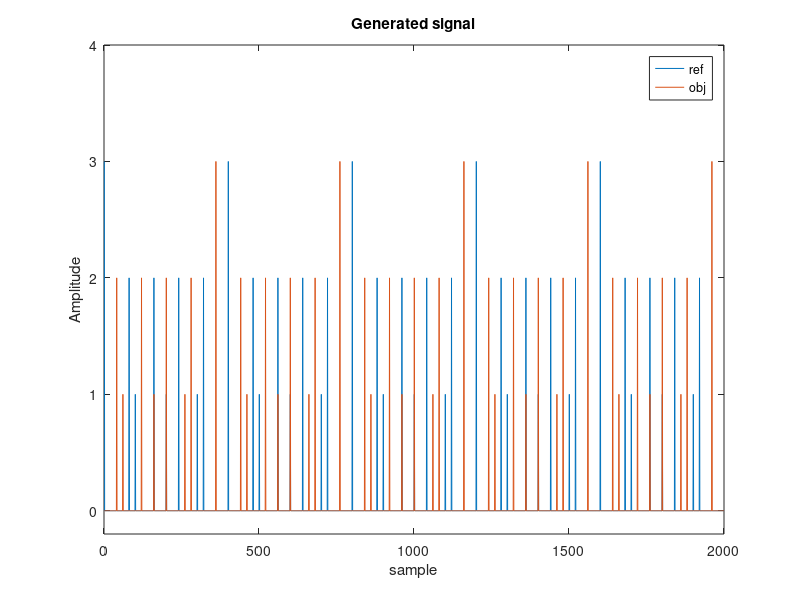
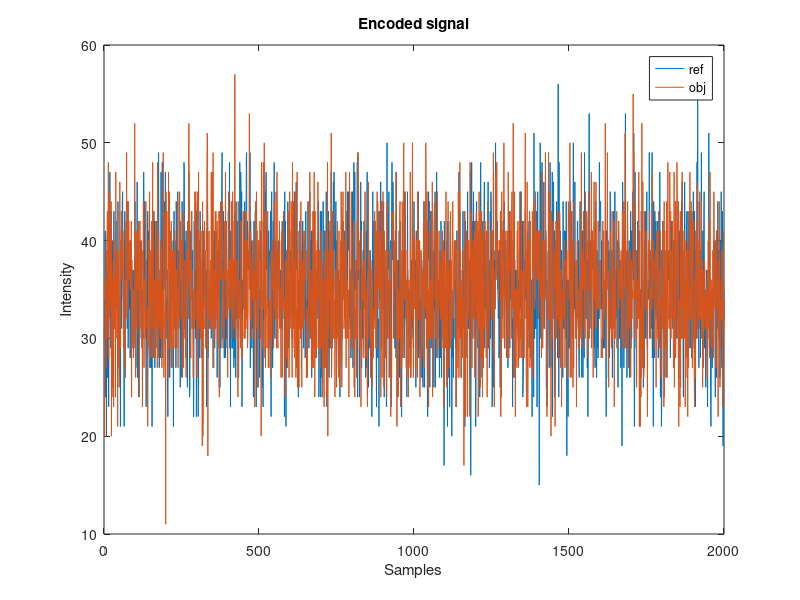
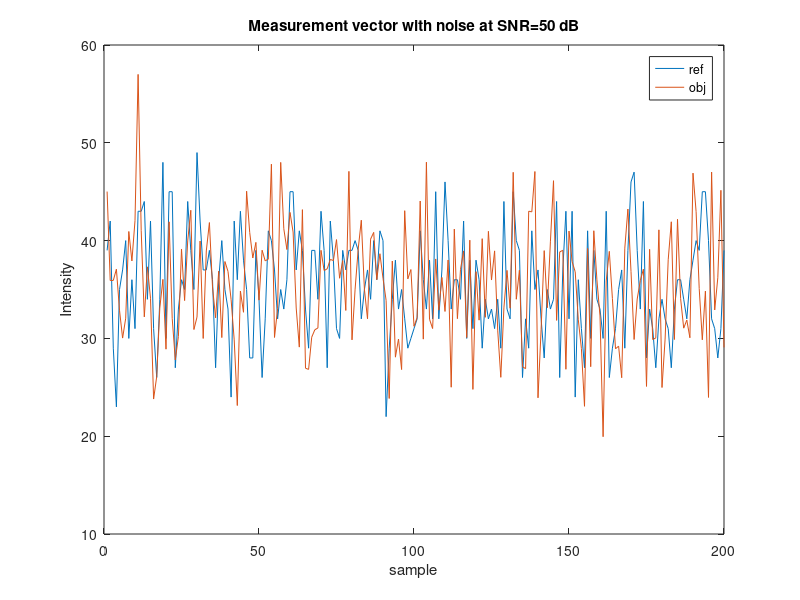

The MATLAB script that drew these images, in order: (Note: this script raises an error after producing the figures.)
clear all;
close all;
% clc;

%% Create signal 
%Frequency components
f=1000; %kHz = 1Mhz frequency of light wave
f1=1000; %kHz
f2=1250; %kHz

T=1/f; %duty cycle of light wave
fs=50; % rate of camera sensor
Ts=1/fs; %duty cycle of camera sensor
k= 2; %sparse level per cycles
Nc1 = 100 % number sample per cycles
Nc2 = 80;
M = 200; % number tranfers - measuments
N = Nc1 * f1/fs; % length of signal

% Light speed
c=3e8; %m

% Maximum distance range
d_max= c/(2*abs(f1-f2)*10^3);

% The true object location
d = 540; %m 

%generate signal reference
refsig1 = zeros(N,1);
ref1= zeros(Nc1,1); % signal tranfers per cycle
ref1(1,1)= 1;
l=1;
refsig2 = zeros(N,1);
ref2= zeros(Nc2,1); % signal tranfers per cycle
ref2(l,1)= 2;
% Time of the light wave flighting from the object to the imaging sensor
shiftime = 360;

for i= 1:f1/fs
    refsig1((i-1)*Nc1+1:i*Nc1) = ref1(:,1);
end
for i= 1:f2/fs
    refsig2((i-1)*Nc2+1:i*Nc2) = ref2(:,1);
end

refsig = refsig1+refsig2;
objsig = circshift(refsig,shiftime);

% for i= 1:N
%     t(i) = (i-1)/(f2*Nc2);
%    
% end

figure(1);
plot(refsig)
hold on
plot(objsig);
ylim([-0.2 4]);
xlabel('sample');
ylabel('Amplitude');
title('Generated signal');
legend('ref','obj')
% 
%% Encoded signal
% generate encode signal
Phi = randi([0 1],N,N);
y=Phi*refsig;
y1=Phi*objsig;
figure(2);
plot(y)
hold on
plot(y1);
xlabel('Samples');
ylabel('Intensity');
title('Encoded signal');
legend('ref','obj')

%% Capture signal
d= 401; % capture start location
for i=1:M
   position(i,1) = d + 1;
   while(position(i) > N)
       position(i) = position(i)-N;
   end
   d = d +2;
end

%% Adding some measurement noise.
SNR=50; % Signal-to-noise ratio (dB) 
n=awgn(y1,SNR,'measured');
outputref = zeros(M,1);
outputobj = zeros(M,1);

%% Making random measurements
A=zeros(M,N);
for i= 1:M
    outputref(i) = y(position(i));
    A(i,:) = Phi(position(i),:);
    outputobj(i) = n(position(i));
end

figure(3)
plot(outputref);
hold on
plot(outputobj);
xlabel('sample');
ylabel('Intensity');
title(sprintf('Measurement vector with noise at SNR=%d dB', SNR));
legend('ref','obj')
% 
% %Adding some measurement noise.
% SNR=40;
% e=createNoise(outputobj,SNR);
% 
% 
% %Measurement vector with noise.
% outputobj = outputobj + e ;
% figure(4);
% plot(outputref);
% hold on
% plot(outputobj);
% title(sprintf('Measurement vector with noise at SNR=%d dB', SNR));
% % 
% 
%% Recoved signal
cvx_begin
    variable xp_ref(N);
    minimize (norm(xp_ref,1));
    subject to
    A*xp_ref==outputref;
cvx_end
% 

cvx_begin
    variable xp_obj(N);
    minimize (norm(xp_obj,1));
    subject to
    A*xp_obj==outputobj; 

%     norm(A*obj-outputobj,2) <= eps
%     minimize (norm(A*obj-outputobj,2)+0.01*norm(obj,1));
cvx_end
% 
%% Compute error recovered
diff_ref = refsig - xp_ref;
recovery_error_ref = norm(diff_ref) / norm(refsig);
fprintf('recovery error: %.3f%%\n', recovery_error_ref*100);
% 
diff_obj = objsig - xp_obj;
recovery_error_obj = norm(diff_obj) / norm(objsig);
fprintf('recovery error: %.3f%%\n', recovery_error_obj*100);
% 
% 
figure(5)
plot(xp_ref)
hold on 
plot(xp_obj)
xlabel('sample');
ylabel('Amplitude');
title('Recovered signal');
legend('ref','obj');


%% Calculate phase difference (in time domain)
MaxObjLoc = 0;
MaxRefLoc = 0;
Cycle = 400;
RcvObjCyc = zeros(1,Cycle);
RcvRefCyc = zeros(1,Cycle);

% 
for i = 1:Cycle
    RcvObjCyc(i) = xp_obj(i);
    RcvRefCyc(i) = xp_ref(i);
end
% 
for i = 1:length(RcvObjCyc)
    if(RcvObjCyc(i) == max(RcvObjCyc))
        MaxObjLoc = i;
        break;
    end
end

for i = 1:length(RcvRefCyc)
    if(RcvRefCyc(i) == max(RcvRefCyc))
        MaxRefLoc = i;
        break;
    end
end
% 
LocDif = abs(MaxRefLoc - MaxObjLoc);
PDS = ((2*pi*LocDif)/Cycle);

%% Distance calculation
Distance = (c/(2*abs(f1-f2)*10^3))*(PDS/(2*pi));
fprintf('Measured Distance = %.2fm\n',Distance)

